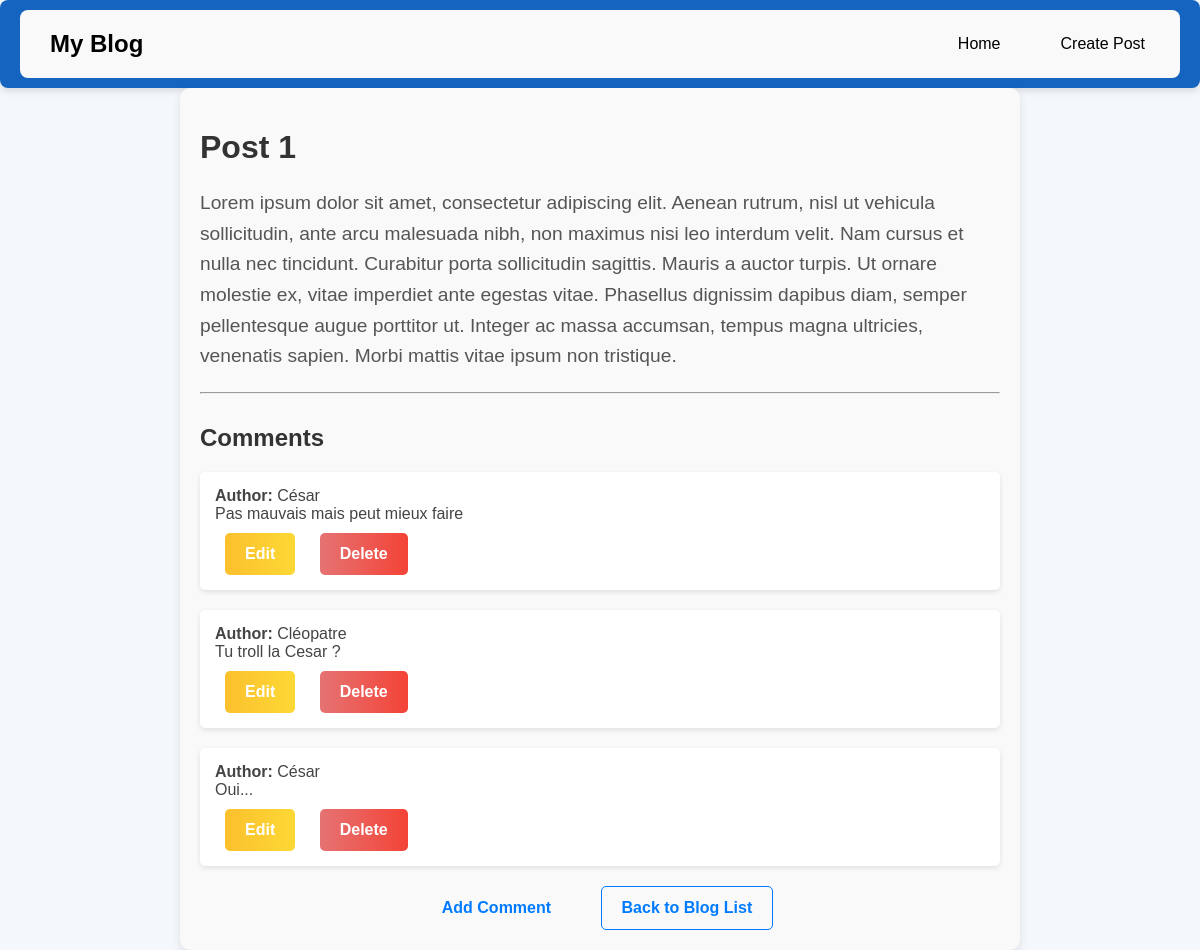
/post/16/, run on the app's committed database.
### blog/models.py (models this page shows, shortened)
class BlogPost(models.Model):
    title = models.CharField(max_length=100)
    content = models.TextField()
    created_at = models.DateTimeField(auto_now_add=True)

class Comment(models.Model):
    post = models.ForeignKey(BlogPost, on_delete=models.CASCADE)
    author = models.CharField(max_length=50)
    text = models.TextField()
    created_at = models.DateTimeField(auto_now_add=True)

### blog/views.py (the view)
# urls.py: path('post/<int:pk>/', views.post_detail, name='post_detail'),
def post_detail(request, pk):
    post = get_object_or_404(BlogPost, pk=pk)
    comments = Comment.objects.filter(post=post)
    return render(request, 'post_detail.html', {'post': post, 'comments': comments})

### templates/post_detail.html
{% extends 'base.html' %}
{% block content %}
<div class="post-container">
    <div class="post-content">
        <h1 class="post-title">{{ post.title }}</h1>
        <p class="post-body">{{ post.content }}</p>
    </div>
    <hr>
    <div class="comments-section">
        <h2>Comments</h2>
        <ul class="comments-list">
            {% for comment in comments %}
                <li class="comment-item">
                    <p><strong>Author:</strong> {{ comment.author }}</p>
                    <p>{{ comment.text }}</p>
                    <div class="comment-actions">
                        <a href="/comment/{{ comment.id }}/edit/" class="btn btn-edit">Edit</a>
                        <a href="/comment/{{ comment.id }}/delete/" class="btn btn-delete">Delete</a>
                    </div>
                </li>
            {% endfor %}
        </ul>
        <div class="comment-buttons">
            <a href="/post/{{ post.id }}/add_comment/" class="btn btn-add">Add Comment</a>
            <a href="/" class="btn btn-cancel">Back to Blog List</a>
        </div>
    </div>
</div>
{% endblock %}

### templates/base.html (shortened to what this page needs)
{% load static %}
<!DOCTYPE html>
<html lang="en">
<head>
    <link rel="stylesheet" href="{% static 'blog/styles.css' %}">
</head>
<body>
    <nav class="navbar">
        <div class="container">
            <a href="/" class="logo">My Blog</a>
            <ul class="nav-links">
                <li><a href="/">Home</a></li>
                <li><a href="/post/create/">Create Post</a></li>
            </ul>
        </div>
    </nav>
    <div class="content">
        {% block content %}
        {% endblock %}
    </div>
</body>
</html>

### blog/static/blog/styles.css (style rules this page uses)
a { color: #007bff; text-decoration: none; margin-left: 10px; }
body { font-family: Arial, sans-serif; background: #f4f7fc; margin: 0; padding: 0; color: #333; }
.container { margin: 0 auto; padding: 20px; max-width: 800px; background-color: #f9f9f9; border-radius: 8px; }
.btn { text-decoration: none; font-size: 14px; padding: 8px 12px; border-radius: 5px; display: inline-block; font-weight: bold; text-align: center; }
.btn-edit { background: linear-gradient(to right, #fbc02d, #fdd835); color: white; }
.btn-delete { background: linear-gradient(to right, #e57373, #f44336); color: white; }
.navbar { background-color: #1565c0; padding: 10px 20px; box-shadow: 0 4px 6px rgba(0, 0, 0, 0.1); border-radius: 8px; }
.navbar .container { display: flex; justify-content: space-between; align-items: center; max-width: 1200px; margin: 0 auto; }
.navbar .logo { font-size: 24px; color: #000000; text-decoration: none; font-weight: bold; }
.navbar .nav-links { list-style: none; margin: 0; padding: 0; display: flex; gap: 20px; }
.navbar .nav-links li { display: inline; }
.navbar .nav-links a { color: #000000; text-decoration: none; font-size: 16px; font-weight: 500; padding: 8px 15px; border-radius: 5px; background-color: transparent; transition: background-color 0.3s ease, color 0.3s ease; }
.btn { text-decoration: none; padding: 12px 20px; border-radius: 5px; font-weight: bold; font-size: 16px; margin-right: 15px; transition: background-color 0.3s ease; }
.btn-cancel { color: #007bff; background-color: transparent; border: 1px solid #007bff; }
.post-container { max-width: 800px; margin: 0 auto; padding: 20px; background: #f9f9f9; border-radius: 10px; box-shadow: 0 4px 10px rgba(0, 0, 0, 0.1); }
.post-title { font-size: 2em; font-weight: bold; color: #333; }
.post-body { font-size: 1.2em; color: #555; line-height: 1.6; margin-bottom: 20px; }
.comments-section { margin-top: 30px; }
.comments-list { list-style: none; padding: 0; }
.comment-item { margin-bottom: 20px; padding: 15px; background: #fff; border-radius: 5px; box-shadow: 0 2px 5px rgba(0, 0, 0, 0.1); }
.comment-item p { margin: 0; color: #444; }
.comment-actions { margin-top: 10px; }
.comment-actions .btn { margin-right: 10px; }
.comment-buttons { margin-top: 20px; text-align: center; }
.comment-buttons .btn { margin-right: 15px; }

### data on the page
BlogPost: title "Post 1", content "Lorem ipsum dolor sit amet, consectetur adipiscing elit. Aenean rutrum, nisl ut vehicula sollicitudin, ante arcu malesuada nibh, non maximus nisi leo interdum velit. Nam cursus et nulla nec tincidunt. Curabitur porta sollicitudin sagittis. Mauris a auctor turpis. Ut ornare molestie ex, vitae imperdiet ante egestas vitae. Phasellus dignissim dapibus diam, semper pellentesque augue porttitor ut. Integer ac massa accumsan, tempus magna ultricies, venenatis sapien. Morbi mattis vitae ipsum non tristique."
Comment: author "César", text "Pas mauvais mais peut mieux faire"
Comment: author "Cléopatre", text "Tu troll la Cesar ?"
Comment: author "César", text "Oui..."
